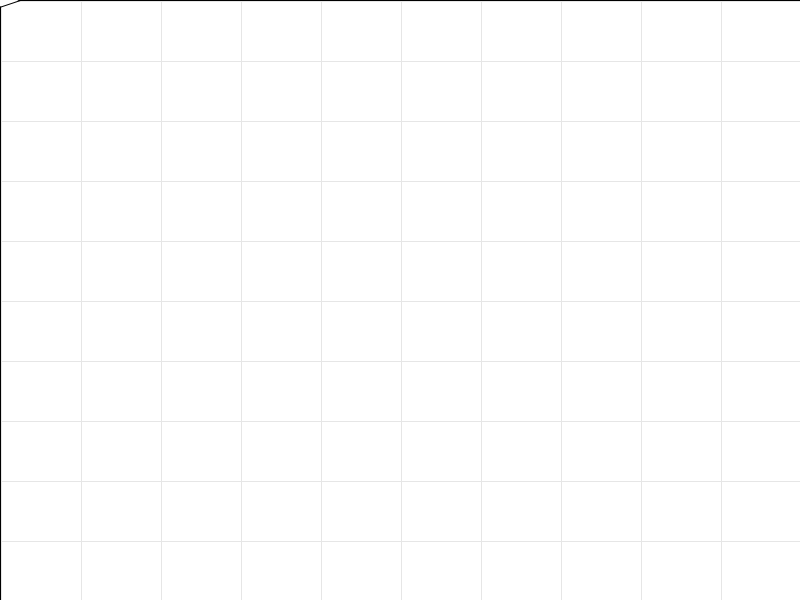
Frame 1 (no input)
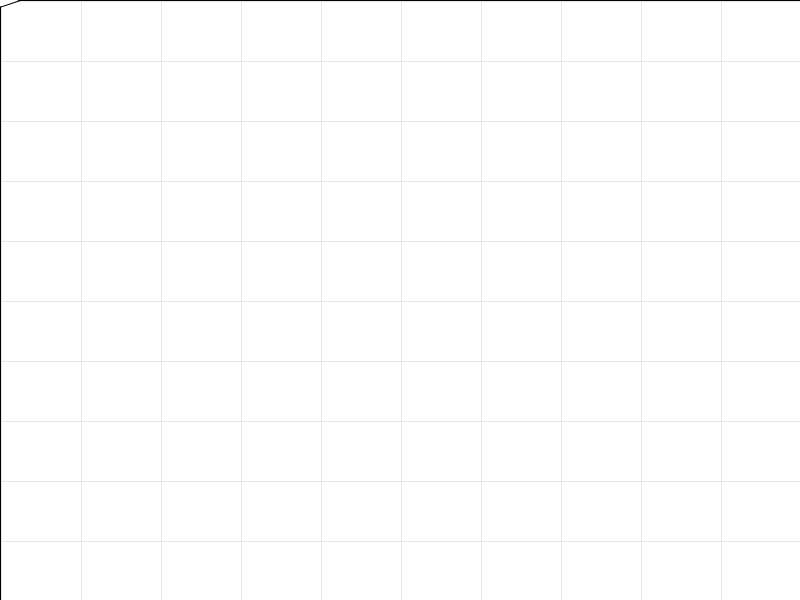
Frame 60 (the mouse pressed at the canvas centre just before this capture)
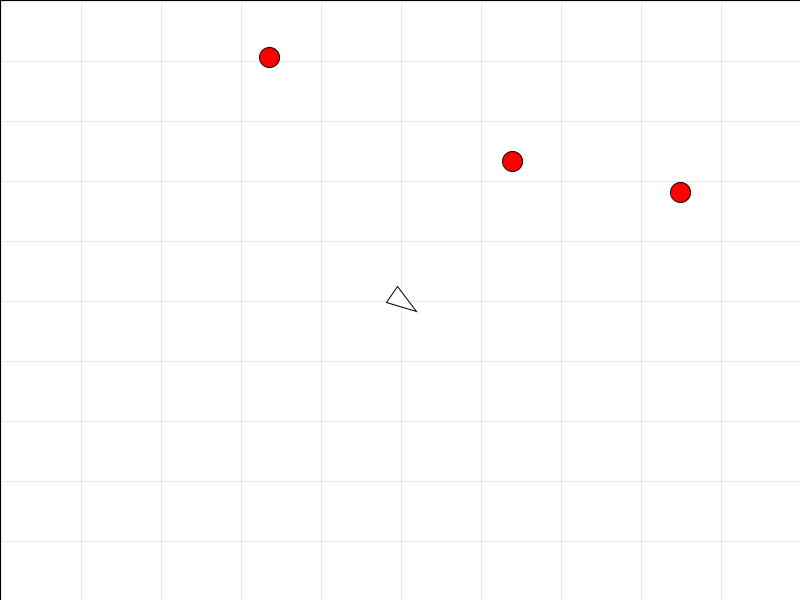
Frame 120 (the mouse held since frame 60 and released just before this capture)

The Processing sketch that drew these frames (run headless with seeded random() and noise(); from frame 60 on, the mouse is pressed at the canvas centre):

// Processing sketch: gameTest
// ── gameTest.pde

/* 0809
　TiltToLive風のゲームの作りかけ。(傾き操作ではなく普通にやりたくて)
　足りないのは、おおまかに二つ
　1.特殊な敵
　2.攻撃武器(概要は作った感が)
*/



Player player;
EnemyList enemies;

void setup( ) {
  size(800,600);
  background();
  noCursor();
  //cursor(CROSS);
  player=new Player(0,0);
  enemies=new EnemyList(player);
}
void draw( ) {
  if(!player.isDead() )
  {
    background();
    player.collisionEnemy=null;
    enemies.work();
    player.work();
  }
}

void background()
{
  fill(255,200);
  rect(0,0,width,height);
  stroke(230);
  float dx=(width/10),   dy=(height/10);
  for(float y=1;y<height; y+=dy )
  {
    for(float x=1; x<width; x+=dx )
    {
      rect(x,y,dx,dy);
    }
  }
  stroke(0);
}


void keyPressed()
{
  enemies.alldead();
  player.damage(-1);
}

// ── Player.pde
class Player
{
  float x,y,r=20,   life=1;
  float dir=0;//muki
  Enemy collisionEnemy=null;
  Item haveItem=null;
  Player(float x,float y)
  {
    this.x=x;
    this.y=y;
  }
  void work()
  {
    fill(255,255,255);
    x=mouseX;
    y=mouseY;
    float b = atan2(mouseY-pmouseY,mouseX-pmouseX);
    if(b!=0) dir=b;
    if(collisionEnemy!=null) dead();
    if(haveItem!=null)       haveItem.use(this);
    display();
  }
  void display()
  {
    pushMatrix();
      translate(x,y);
      //ellipse(0,0,r,r);
      rotate(dir);
      beginShape();
        vertex(-10,-10);
        vertex(20,0);
        vertex(-10,10);
      endShape(CLOSE);
    popMatrix();
  }
  void usedAfterReleaseItem(){ haveItem=null; }
  void dead(){ fill(0,0,0); life=-1; }
  void damage(float d){ life-=d; }
  boolean isDead(){ if(life<=0)return true; return false; }
}

// ── ctrl_Enemies.pde

class EnemyList
{
  ArrayList<Enemy> enemylist=new ArrayList<Enemy>();
  int intervalLimit=100,count=0;
  Player player;
  EnemyList(Player player)
  {
    this.player=player;
  }
  void work()
  {
    for(int i=0; i<enemylist.size(); i++)
    {
      if(!enemylist.get(i).work() ) enemylist.remove(i);
    }
    enemies.spawn();
  }
  void spawn()
  {
    if(count++>intervalLimit) count=0;
    if(count==intervalLimit)
    {
      for(int i=0; i<3; i++)
      {
        enemylist.add(new Enemy(player,random(0,width),random(0,height),random(0,0.02) ));
      }
    }
  }
  void alldead()
  {
    for(int i=0; i<enemylist.size(); i++)enemylist.remove(i);
  }
  
}

// ── ctrl_Items.pde

class ItemList
{
  int count=0;
  ItemList()
  {
    count=0;
  }
  
}

// ── obj_Enemy.pde
class Enemy
{
  float x,y,speed;
  float r=1,dr=1,limit_r=20;
  float life=random(200,300);
  Player player;
  Enemy(Player player,float x,float y,float speed)
  {
    this.player=player;
    this.x=x;
    this.y=y;
    this.speed=speed;
  }
  boolean work()
  {
    if(r<limit_r)r+=dr;
    if(life--<0) r-=(limit_r/3);
    if(r<0) return false;
    if(r>=limit_r)
    {
      x+=(player.x-x) *speed;//horming
      y+=(player.y-y) *speed;//
    }
    if( ( sq(x-player.x)+sq(y-player.y) )<=sq(r+player.r) ) player.collisionEnemy=this;
    display();
    return true;
  }
  void display()
  {
    fill(255,0,0);
    ellipse(x,y,r,r);
  }
  
}

// ── obj_Item.pde

class Item
{
  float x,y;
  Item()
  {
    x=0;
    y=0;
  } 
  
  boolean work()
  {
    
    return true;
  }
  
  void use(Player player)
  {
    
    //player.usedAfterReleaseItem();//効果時間をこのuseでカウントして、0になったらこのメソッドで「手持ちアイテム消去」
  }
  
}
